Frame 1 (no input): blank canvas, image omitted
Frame 60 (no input): blank canvas, image omitted
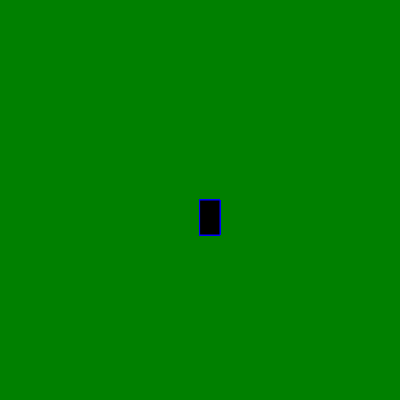
Frame 120 (the mouse pressed at the canvas centre since frame 60)

The p5.js sketch whose frames 1 and 60 were blank and that drew this single picture after the mouse press (run headless with seeded random() and noise() and a simulated clock; from frame 60 on, the mouse is pressed at the canvas centre):

// p5.js sketch
// ── sketch.js
function setup() {
    createCanvas(400, 400);
    background("green")
  }
  
  function draw() {
    stroke("blue");
    fill("black");
    
    
    if (mouseIsPressed) {
      rect(mouseX, mouseY, 20, 35);
    }
  }
  
  
  
